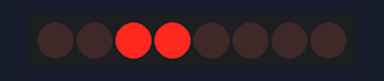
Recording of a sketch running on a simulated Arduino Uno, built with avr-gcc and run on an emulated ATmega328P. On the bench: 8 shift-register outputs drawn as a row of LEDs (first output left, lit = HIGH). Wiring (inferred from the names in the program): shift register (74HC595): data pin 11; shift clock pin 12; latch pin 8. Wiring (inferred from the signals the program sends): row of LEDs: on Q0, Q1, Q2, Q3, Q4, Q5, Q6, Q7.

Above: at 0.5 s.
At 1.5 s:
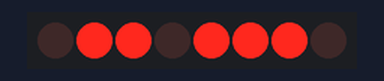
At 2.5 s:
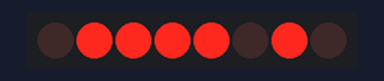
At 3.5 s:
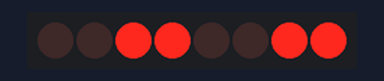
At 4.5 s:
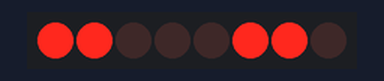
Timing chart, 0 to 6.6 s (numbered marks = the images above):
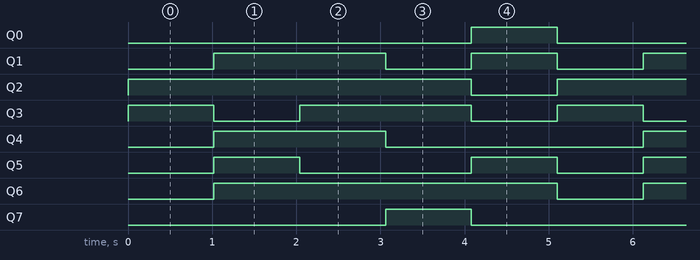

Measured:
- by itself, Q0, Q7: alternates HIGH for 1.0 s and LOW for 4.1 s
- by itself, Q1: repeats every 5.1 s: LOW 1.0 s, HIGH 1.0 s, LOW 1.0 s, HIGH 2.0 s
- by itself, Q2, Q6: alternates HIGH for 4.1 s and LOW for 1.0 s
- by itself, Q3: repeats every 5.1 s: LOW 1.0 s, HIGH 2.0 s, LOW 1.0 s, HIGH 1.0 s
- by itself, Q4: alternates HIGH for 2.0 s and LOW for 3.1 s
- by itself, Q5: repeats every 5.1 s: LOW 2.0 s, HIGH 1.0 s, LOW 1.0 s, HIGH 1.0 s

The sketch:

sevenSegment.ino
```cpp
/*
Shift Register Wiring Schematic
 Q1 -|    |- VCC
 Q2 -|    |- Q0
 Q3 -|    |- DS
 Q4 -|    |- OE
 Q5 -|    |- ST_CP
 Q6 -|    |- SH_CP
 Q7 -|    |- MR
VSS -|    |- Q'

Key:
Q0 - Q7: Parallel Out Pins
Q': Cascade Pin
DS: Serial Data In Pin
OE: Output Enable (Active Low)
ST_CP: Latch Pin
SH_CP: Clock Pin
MR: Master Reset  (Active Low)
*/

// ST_CP of 74HC595
const int LATCH_PIN = 8;
// SH_CP of 74HC595
const int CLOCK_PIN = 12;
// DS of 74HC595
const int DATA_PIN = 11;

// Hex Character from 0 - F

byte hexArray[4] =
{
          B00001100, // #1
          B01110110, // #2
          B01011110, // #3
          B11001100, // #4

//        B01000000,
//        B00100000,
//        B00010000,
//        B00001000,
//  	  B00000100,
//        B00000010,
//        B10000000,
//        B01000000,

};

void setup()
{
  Serial.begin(9600);
  pinMode(LATCH_PIN, OUTPUT);
  pinMode(CLOCK_PIN, OUTPUT);
  pinMode(DATA_PIN, OUTPUT);
}


void loop()
{
  for(int i=0; i <= 4; ++i){
    sendToShiftRegister(i);
    delay(1000);
  }
}

void sendToShiftRegister(int pot)
{
    digitalWrite(LATCH_PIN, LOW);
    shiftOut(DATA_PIN, CLOCK_PIN, MSBFIRST, hexArray[pot]);
    digitalWrite(LATCH_PIN, HIGH);
    delay(20);
}

int getAnalog()
{
  int getAnalog = analogRead(0)/64;
  //Serial.println(getAnalog);
  return getAnalog;
}
```
